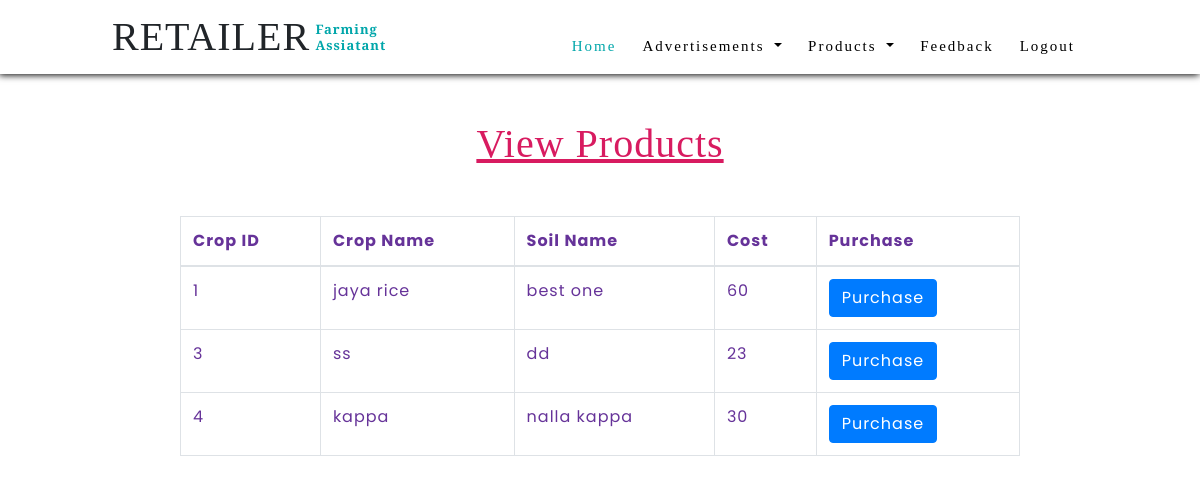
Page /retailer/view_f_pdt.php (signed in) on the committed database.
### tables this page shows
CREATE TABLE IF NOT EXISTS `products` (
  `p_id` int(11) NOT NULL AUTO_INCREMENT,
  `pdt_name` varchar(25) NOT NULL,
  `desc` varchar(100) NOT NULL,
  `price` int(11) NOT NULL,
  `f_id` int(11) NOT NULL,
  PRIMARY KEY (`p_id`)
);

### retailer/view_f_pdt.php (the view, shortened to what this page needs)
<?php
if(isset($_SESSION['s_id']))
{
   require_once 'ret_nav.php';
   require_once '../config/conn.php';
?><br><br>
<section id="main-content">
    <section class="wrapper">
            <div style="height: 800px;">
        <br><br><br>
                <h1 style="text-align: center;color: #D81B60;text-decoration: underline;">View Products</h1><br><br>
                <div>
                    <table class="table table-bordered" style="color: rebeccapurple;width:70%" align="center">
    <thead>
      <tr>
        <th>Crop ID</th>
        <th>Crop Name</th>
        <th>Soil Name</th>
        <th>Cost</th>
        <th>Purchase</th>
      </tr>
    </thead>
    <tbody>
      <?php
  $sql="SELECT * FROM `products`";
    $res=$con->query($sql);
  if($res->num_rows>0)
{
    while($row=$res->fetch_assoc())
    {?>
    <tr>
          <td><?php echo $row['p_id'];?></td>
          <td><?php echo $row['pdt_name'];?></td>
       <td><?php echo $row['desc'];?></td>
    <td><?php echo $row['price'];?></td>
<td><input type="button" value="Purchase" class="btn btn-primary" id="btnHome"
onClick="document.location.href='pur_pdt.php?sid=<?php echo $row['p_id'];?>'" />  </td>
                 <?php
    }
}
?>
<?php
}
?>

### retailer/css/style.css (style rules this page uses)
html, body { padding: 0; margin: 0; background: #fff; letter-spacing: 1px; font-family: 'Poppins', sans-serif; }
input[type="button"], input[type="submit"] { transition: 0.5s all; -webkit-transition: 0.5s all; -moz-transition: 0.5s all; -o-transition: 0.5s all; -ms-transition: 0.5s all; letter-spacing: 1px; font-family: 'Poppins', sans-serif; }
select,input[type="email"],input[type="text"],input[type=password], input[type="button"],input[type="submit"],textarea,span { font-family: 'Poppins', sans-serif; transition:0.5s all; -webkit-transition:0.5s all; -moz-transition:0.5s all; -o-transition:0.5s all; -ms-transition:0.5s all; letter-spacing: 1px; }
h1, h2, h3, h4, h5, h6 { margin: 0; padding: 0; font-family: 'PT Serif', serif; letter-spacing: 1px; }

### rows in the picture
products: p_id "1", pdt_name "jaya rice", desc "best one", price "60"
products: p_id "3", pdt_name "ss", desc "dd", price "23"
products: p_id "4", pdt_name "kappa", desc "nalla kappa", price "30"
